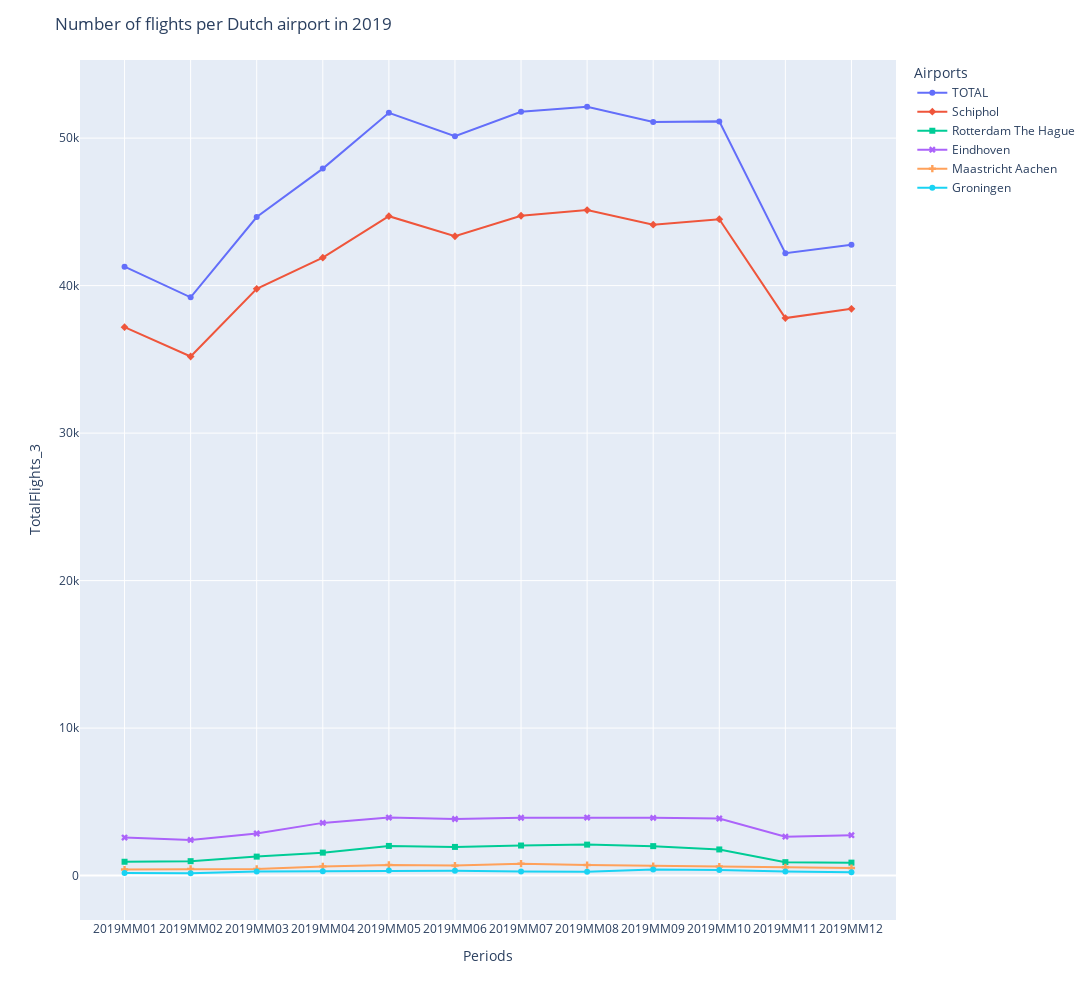

This figure's notebook cell:
### Code cell
data_2019 = data.loc[data['Periods'].str.contains('2019MM', case=False)]

print(f'Dataframe shape: {data_2019.shape}')

fig2019 = px.line(data_2019, 
                x = "Periods", 
                y = "TotalFlights_3",
                color = "Airports",
                symbol = "Airports"
                )

fig2019.update_layout(
                title={'text': 'Number of flights per Dutch airport in 2019'},
                autosize=False,
                width=1200,
                height=1000
                )

fig2019.show()

### Figure 1 — Plotly figure (JSON) as saved in the notebook; plotly's stock layout.template omitted (floating-point values rounded to 4 significant figures)
{"data": [{"hovertemplate": "Airports=TOTAL<br>Periods=%{x}<br>TotalFlights_3=%{y}<extra></extra>", "legendgroup": "TOTAL", "line": {"color": "#636efa", "dash": "solid"}, "marker": {"symbol": "circle"}, "mode": "markers+lines", "name": "TOTAL", "orientation": "v", "showlegend": true, "type": "scatter", "x": ["2019MM01", "2019MM02", "2019MM03", "2019MM04", "2019MM05", "2019MM06", "2019MM07", "2019MM08", "2019MM09", "2019MM10", "2019MM11", "2019MM12"], "xaxis": "x", "y": [41285, 39204, 44649, 47934, 51719, 50135, 51786, 52127, 51091, 51135, 42195, 42771], "yaxis": "y"}, {"hovertemplate": "Airports=Schiphol<br>Periods=%{x}<br>TotalFlights_3=%{y}<extra></extra>", "legendgroup": "Schiphol", "line": {"color": "#EF553B", "dash": "solid"}, "marker": {"symbol": "diamond"}, "mode": "markers+lines", "name": "Schiphol", "orientation": "v", "showlegend": true, "type": "scatter", "x": ["2019MM01", "2019MM02", "2019MM03", "2019MM04", "2019MM05", "2019MM06", "2019MM07", "2019MM08", "2019MM09", "2019MM10", "2019MM11", "2019MM12"], "xaxis": "x", "y": [37185, 35195, 39785, 41892, 44706, 43348, 44736, 45122, 44131, 44502, 37800, 38425], "yaxis": "y"}, {"hovertemplate": "Airports=Rotterdam The Hague<br>Periods=%{x}<br>TotalFlights_3=%{y}<extra></extra>", "legendgroup": "Rotterdam The Hague", "line": {"color": "#00cc96", "dash": "solid"}, "marker": {"symbol": "square"}, "mode": "markers+lines", "name": "Rotterdam The Hague", "orientation": "v", "showlegend": true, "type": "scatter", "x": ["2019MM01", "2019MM02", "2019MM03", "2019MM04", "2019MM05", "2019MM06", "2019MM07", "2019MM08", "2019MM09", "2019MM10", "2019MM11", "2019MM12"], "xaxis": "x", "y": [938, 978, 1286, 1556, 2011, 1943, 2039, 2099, 1997, 1771, 910, 878], "yaxis": "y"}, {"hovertemplate": "Airports=Eindhoven<br>Periods=%{x}<br>TotalFlights_3=%{y}<extra></extra>", "legendgroup": "Eindhoven", "line": {"color": "#ab63fa", "dash": "solid"}, "marker": {"symbol": "x"}, "mode": "markers+lines", "name": "Eindhoven", "orientation": "v", "showlegend": true, "type": "scatter", "x": ["2019MM01", "2019MM02", "2019MM03", "2019MM04", "2019MM05", "2019MM06", "2019MM07", "2019MM08", "2019MM09", "2019MM10", "2019MM11", "2019MM12"], "xaxis": "x", "y": [2579, 2417, 2854, 3573, 3933, 3836, 3922, 3933, 3913, 3870, 2641, 2738], "yaxis": "y"}, {"hovertemplate": "Airports=Maastricht Aachen<br>Periods=%{x}<br>TotalFlights_3=%{y}<extra></extra>", "legendgroup": "Maastricht Aachen", "line": {"color": "#FFA15A", "dash": "solid"}, "marker": {"symbol": "cross"}, "mode": "markers+lines", "name": "Maastricht Aachen", "orientation": "v", "showlegend": true, "type": "scatter", "x": ["2019MM01", "2019MM02", "2019MM03", "2019MM04", "2019MM05", "2019MM06", "2019MM07", "2019MM08", "2019MM09", "2019MM10", "2019MM11", "2019MM12"], "xaxis": "x", "y": [413, 456, 454, 622, 723, 678, 808, 713, 641, 616, 564, 511], "yaxis": "y"}, {"hovertemplate": "Airports=Groningen<br>Periods=%{x}<br>TotalFlights_3=%{y}<extra></extra>", "legendgroup": "Groningen", "line": {"color": "#19d3f3", "dash": "solid"}, "marker": {"symbol": "circle"}, "mode": "markers+lines", "name": "Groningen", "orientation": "v", "showlegend": true, "type": "scatter", "x": ["2019MM01", "2019MM02", "2019MM03", "2019MM04", "2019MM05", "2019MM06", "2019MM07", "2019MM08", "2019MM09", "2019MM10", "2019MM11", "2019MM12"], "xaxis": "x", "y": [170, 158, 270, 291, 346, 330, 281, 260, 409, 376, 280, 219], "yaxis": "y"}], "layout": {"autosize": false, "height": 1000, "legend": {"title": {"text": "Airports"}, "tracegroupgap": 0}, "margin": {"t": 60}, "title": {"text": "Number of flights per Dutch airport in 2019"}, "width": 1200, "xaxis": {"anchor": "y", "domain": [0, 1], "title": {"text": "Periods"}}, "yaxis": {"anchor": "x", "domain": [0, 1], "title": {"text": "TotalFlights_3"}}}}
